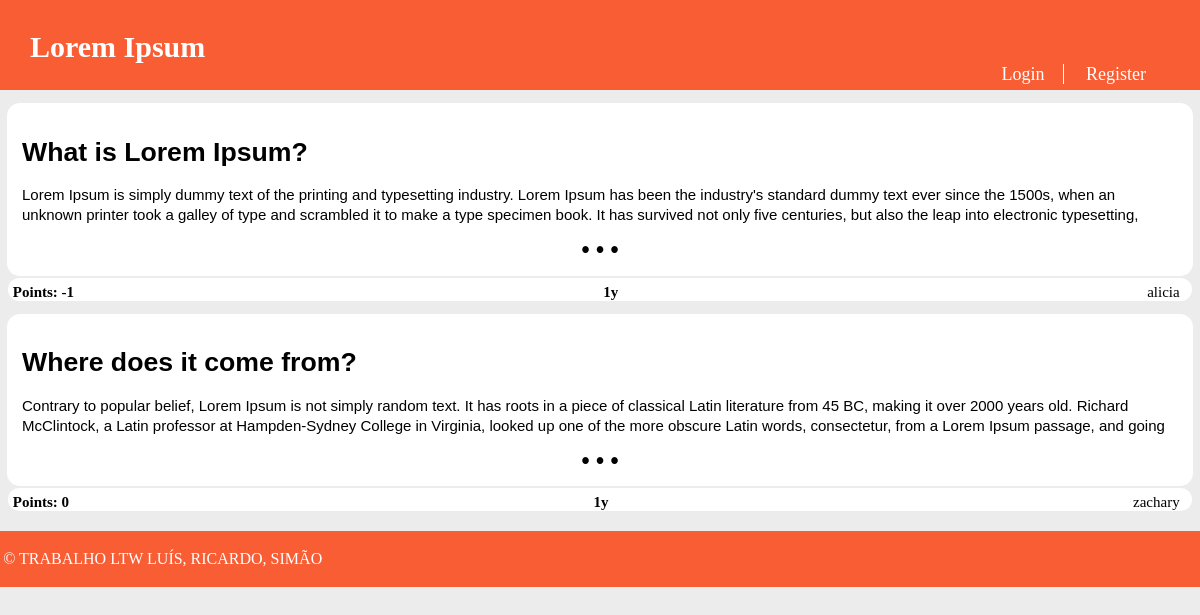
The app's page /pages/channel.php?name=Lorem Ipsum, older data.
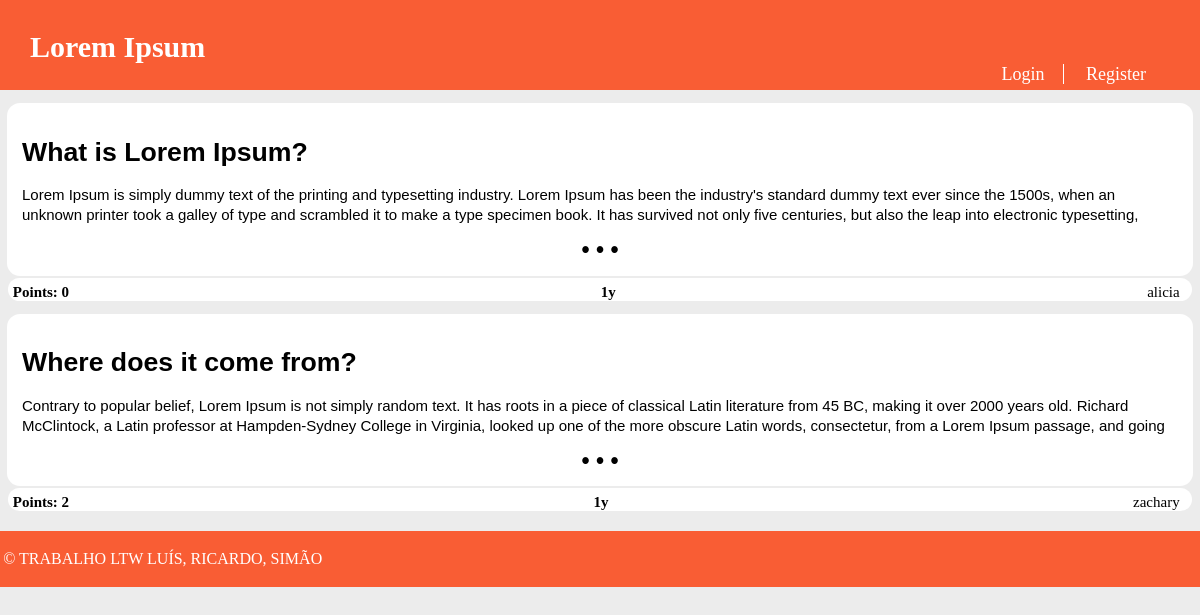
The same page, newer data.
### tables this page shows
CREATE TABLE Story (
  id INTEGER PRIMARY KEY,
  title VARCHAR,
  published INTEGER, -- date when the story was published in epoch format
  channel VARCHAR REFERENCES channel, -- comma separated tags
  author VARCHAR REFERENCES utilizer, -- who wrote the article
  points INTEGER DEFAULT 0,
  fulltext VARCHAR
);

### database/db_story.php (called while the page is built, shortened)
<?php
	function getStoriesFromChannel($channel){
		$db = Database::instance()->db();
		$storiesFromChannel = $db->prepare('SELECT id, title, fulltext, published, channel, author, points FROM Story WHERE channel = ?');
		$storiesFromChannel->execute(array($channel));
		$storiesFromChannel = $storiesFromChannel->fetchAll();
		return $storiesFromChannel;
	}
?>

### templates/tpl_common.php (the view, shortened to what this page needs)
<?php
	include_once('tpl_story.php');
?>
<?php function draw_header($username, $channel) { ?>
	<!DOCTYPE html>
	<html>
		<head>
			<link rel="stylesheet" href="../css/common.css">
		</head>
		<body>
			<header>
				<?php if($channel === "NOT REDDIT") { ?>
					<a id="title" href="../pages/homepage.php"><?=$channel?></a>
				<?php } else { ?>
					<a id="title" href="../pages/channel.php?name=<?=$channel?>"><?=$channel?></a>
				<?php } ?>
				<?php if($username != NULL) { ?>
					<nav id="signup">
						<a id="profile" href="../pages/profile.php?name=<?=$username?>"><?= $username ?></a>
						<a href="../actions/action_logout.php">Logout</a>
						<?php draw_subscriberList() ?>
					</nav>
				<?php } else { ?>
					<nav id="signup">
						<a href="../pages/login.php">Login</a>
						<a href="../pages/register.php">Register</a>
					</nav>
				<?php } ?>
			</header>
<?php } ?>
<?php function time_elapsed($date) {
	$now = new DateTime;
	$ago = new DateTime($date);
	$diff = $now->diff($ago);
	$diff->w = floor($diff->d / 7);
	$diff->d -= $diff->w * 7;
	$string = array(
		'y' => 'y',
		'm' => 'm',
		'w' => 'w',
		'd' => 'd',
		'h' => 'h',
		'i' => 'min',
		's' => 's',
	);
	foreach ($string as $k => &$v) {
		if ($diff->$k) {
			$v = $diff->$k . '' . $v . ($diff->$k > 1 ? '' : '');
		} else {
			unset($string[$k]);
		}
	}
	$string = array_slice($string, 0, 1);
	return $string ? implode(', ', $string) . '' : 'just now';
} ?>
<?php function draw_info_bar_story($storyId, $username, $channel, $date, $points) { ?>
	<section id = "info_bar">
		<div id="start">
			<h6 id="points"> Points: <?=$points?> </h6>
		</div>
		<div id="middle">
			<h6 id="date"><?=time_elapsed('@' . $date)?></h6>
		</div>
		<div id="end">
			<a id="profile" onclick="window.location.href='../pages/profile.php?name=<?=$username?>'"><?=$username?></a>
		</div>
	</section>
<?php } ?>
<?php function draw_footer() { ?>
	</body>
	<footer>
		<p>&copy; TRABALHO LTW LUÍS, RICARDO, SIMÃO</p>
	</footer>
	</html>
<?php } ?>

### pages/channel.php (shortened to what this page needs)
<?php
	include_once('../templates/tpl_common.php');
	include_once('../templates/tpl_story.php');
	include_once('../database/db_story.php');
	$channel=$_GET['name'];
	if(!isset($_SESSION['username'])) {
		draw_header(null, $channel);
	}
	$stories=getStoriesFromChannel($channel);
	foreach($stories as $story){
		draw_storyCard($story, false);
	}
	draw_footer();
?>

### templates/tpl_story.php (shortened to what this page needs)
<?php
	include_once('../templates/tpl_common.php');
	include_once('../database/db_story.php');
?>
<?php function draw_storyCard($story, $displayChannel) { ?>
	<link rel="stylesheet" href="../css/storyCard.css">
	<?php if($displayChannel) {
		$channel = $story['channel'];
	} else {
		$channel = null;
	} ?>
	<button id="storyCard" onclick="window.location.href='../pages/story.php?id=<?=$story['id']?>'">
		<h1> <?=htmlspecialchars($story['title'])?> </h1>
		<p> <?=htmlspecialchars($story['fulltext'])?> </p>
		<p>&bull; &bull; &bull;</p>
	</button>
	<?php draw_info_bar_story($story['id'], $story['author'], $channel, $story['published'], $story['points']) ?>
<?php } ?>

### css/common.css (style rules this page uses)
body { margin: 0 auto; padding-bottom: 5em; max-width: 80em; --bg-color: #ececec; --panel-color: #f95d34; --error-bg-color: lightcoral; --error-ft-color: black; --successs-bg-color: lightgreen; --success-ft-color: black; background-color: var(--bg-color); }
body > header { display: grid; grid-template-columns: 1fr auto; grid-template-rows: auto auto; background-color: var(--panel-color) ; color: white; }
body > header #title { padding-top: 1em; padding-left: 1em; text-decoration: none; color: white; font-size: 30px; font-weight: bold; grid-column: 1; grid-row: 1; cursor: pointer; }
body > header #signup { padding-right: 2em; padding-bottom: 5px; grid-column: 2; grid-row: 2; font-size: 18px; }
body > header > #signup > a:first-child { border-right: 1px solid white; }
body > header > #signup > a { padding: 0 1em; color: white; text-decoration: none; }
body > header #signup > a:first-child { padding-left: 0; }
#info_bar { background-color: white; border: none; border-radius: 13px; display: flex; flex-direction: row; justify-content: space-between; align-content: baseline; margin: 2px 0.5em 0em 0.5em; padding: 0.3em; padding-bottom: 0; }
#info_bar #points { color: black; font-size: 15px; display: inline; }
#info_bar #date { color: black; text-decoration: none; font-size: 15px; display: inline; }
#info_bar #profile { color: black; text-decoration: none; cursor: pointer; font-size: 15px; display:inline; padding-right: 0.5em; }
footer { padding: 0.2em; margin: 20px auto; max-width: 80em; background-color: var(--panel-color); color: white; }

### css/storyCard.css (style rules this page uses)
#storyCard { background-color: white; border: 2px solid white; border-radius: 13px; margin: 1em 0.5em 0em 0.5em; padding: 1em; }
#storyCard > h1 { text-align: left; }
#storyCard > p { overflow: hidden; max-height: 40px; text-align: left; font-size: 15px; line-height: 20px; }
#storyCard > p:last-child { text-align: center; font-size: 173%; font-weight: bolder; padding-top: 0; margin-top: 0; margin-bottom: 0; }

Row changes from the older to the newer data that the page shows:
changed story "What is Lorem Ipsum?": points "-1" → "0"
changed story "Where does it come from?": points "0" → "2"
